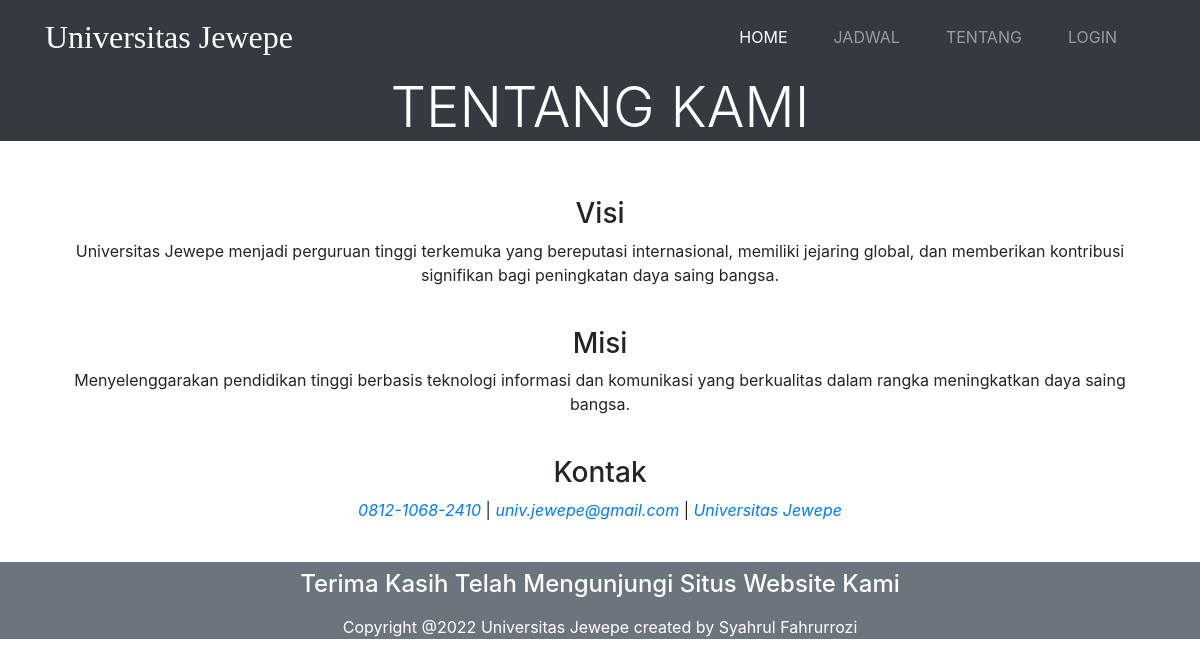
Page /tentangkami.php on the committed database.
### tables this page shows
CREATE TABLE `tentang` (
  `id_tentang` int(8) NOT NULL,
  `visi` varchar(1500) NOT NULL,
  `misi` varchar(1500) NOT NULL
);

### tentangkami.php (the view, shortened to what this page needs)
<!doctype html>
<html lang="en">
<head>
    <link rel="stylesheet" href="https://cdn.jsdelivr.net/npm/bootstrap@4.6.2/dist/css/bootstrap.min.css">
    <link rel="stylesheet" href="style1.css">
  </head>
  <body>
      <nav class="navbar navbar-expand-lg navbar-dark bg-dark">
        <div class="container">
            <a class="navbar-brand" href="index.php">Universitas Jewepe</a>
            <div class="collapse navbar-collapse" id="navbarNavAltMarkup">
            <div class="navbar-nav ml-auto">
                <a class="nav-link active" href="index.php">Home <span class="sr-only">(current)</span></a>
                <a class="nav-link" href="jadwal.php">Jadwal</a>
                <a class="nav-link" href="tentangkami.php">Tentang</a>
                <a class="nav-link" href="paneladmin/index.php">Login</a>
            </div>
            </div>
        </div>
      </nav>
  <section class="jumbotron-bg bg-dark text-white text-center">
    <h1 class="display-4">TENTANG KAMI</h1>
  </section>
  <br>
  <br>
  <section id="contact" class="contact">
    <div class="container" data-aos="fade-up">
      <div class="section-title">
        <?php
        $con = mysqli_connect("localhost", "root", "", "kursus");
        $sql = mysqli_query($con, "Select * from tentang order by visi asc");
        while ($r = mysqli_fetch_array($sql)) {
        ?>
          <h3 class="text-center"><span>Visi</span></h3>
          <p class="text-center"><?php echo $r['visi']; ?></p>
      </div>
    <?php } ?>
    </div>
  </section>
  <br>
  <section id="contact" class="contact">
    <div class="container" data-aos="fade-up">
      <div class="section-title">
        <?php
        $con = mysqli_connect("localhost", "root", "", "kursus");
        $sql = mysqli_query($con, "Select * from tentang order by misi asc");
        while ($r = mysqli_fetch_array($sql)) {
        ?>
          <h3 class="text-center"><span>Misi</span></h3>
          <p class="text-center"><?php echo $r['misi']; ?></p>
      </div>
    <?php } ?>
    </div>
  </section>
  <br>
  <div class="container">
    <div class="row kontak text-center">
      <div class="col-lg">
        <h3 class="text-center">Kontak</h3>
        <p><a href="https://bit.ly/3klICow"><i class="bi bi-whatsapp">0812-1068-2410</a></i> | <a href="mailto:patoenksolidarity99@gmail.com?Subject: secondaryrmasi"><i class="bi bi-envelope"> univ.jewepe@gmail.com</a></i> | <a href="https://www.instagram.com/patoenk.solidarity/" class="text-black"><i class="bi bi-instagram"> Universitas Jewepe</a></i></p>
      </div>
    </div>
  </div>
  <br>
  <section class="quotes">
    <div class="row justify-content-center bg-secondary text-white text-center pt-2 pb-2">
      <div class="col-lg-8">
        <h4>Terima Kasih Telah Mengunjungi Situs Website Kami</h4>
      </div>
    </div>
  </section>
  <footer class="bg-secondary text-white text-center">
    <p>Copyright @2022 Universitas Jewepe created by <a href="https://www.instagram.com/yayungsf/" class="text-white">Syahrul Fahrurrozi</a></p>
  </footer>
</body>
</html>

### style1.css (style rules this page uses)
.navbar-brand { font-family: Viga; font-size: 32px; }
@media (min-width: 992px) { .nav-link { text-transform: uppercase; margin-right: 30px; } }

### rows in the picture
tentang: visi "Universitas Jewepe menjadi perguruan tinggi terkemuka yang bereputasi internasional, memiliki jejaring global, dan memberikan kontribusi signifikan bagi peningkatan daya saing bangsa.", misi "Menyelenggarakan pendidikan tinggi berbasis teknologi informasi dan komunikasi yang berkualitas dalam rangka meningkatkan daya saing bangsa."
